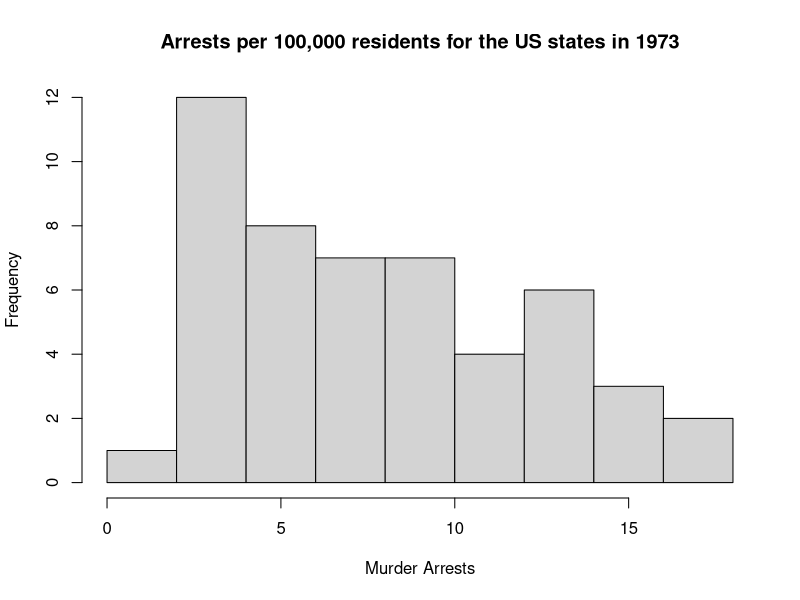
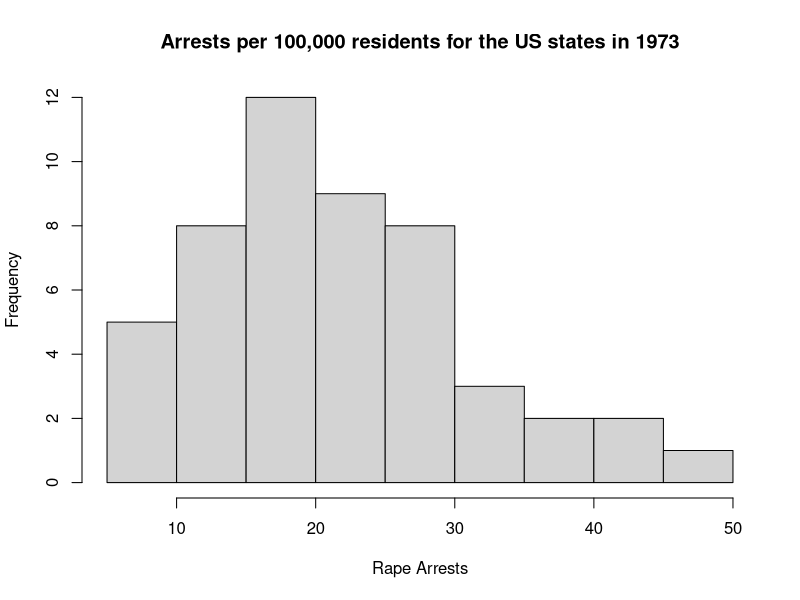
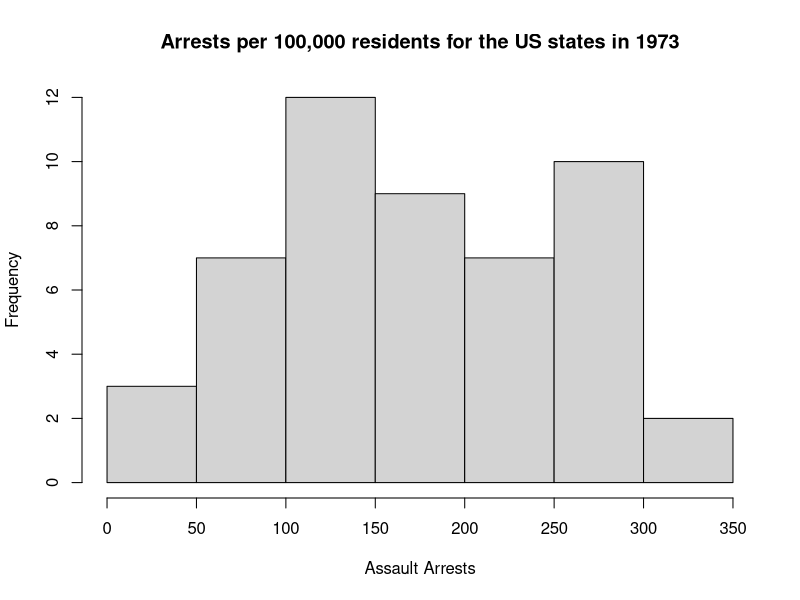
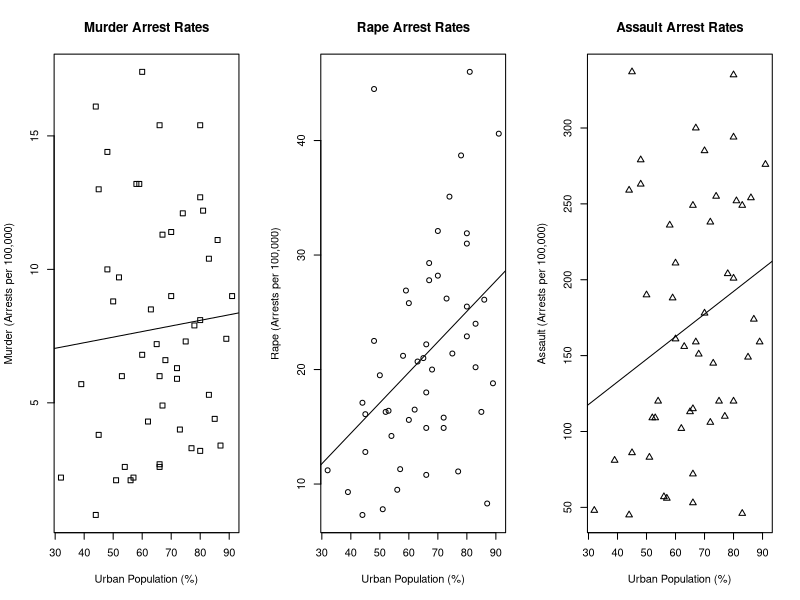
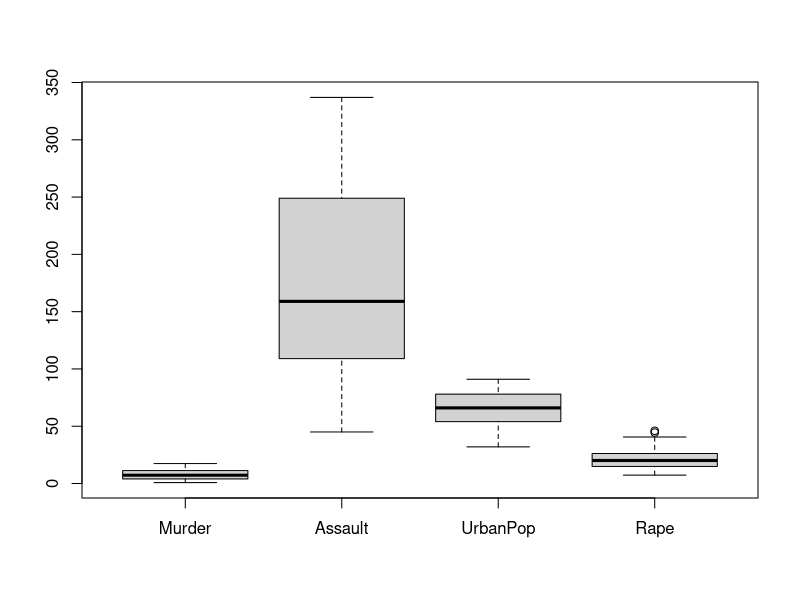
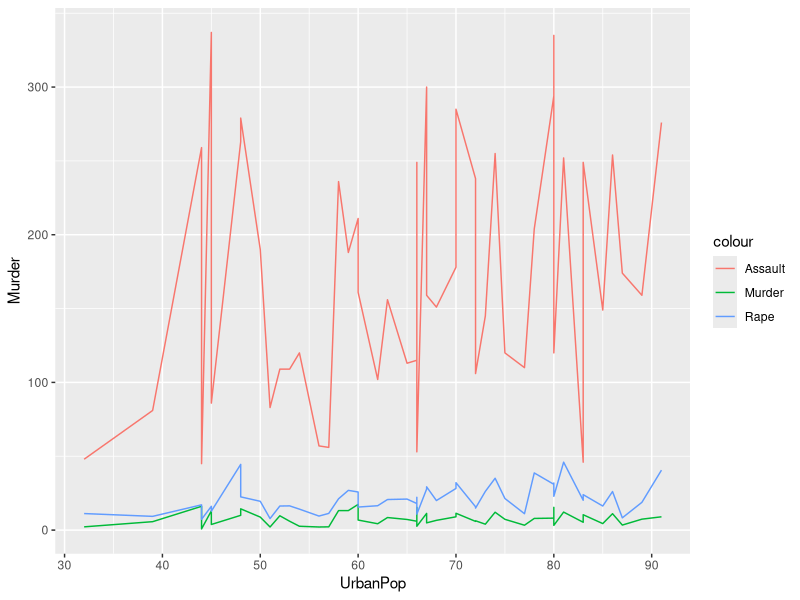
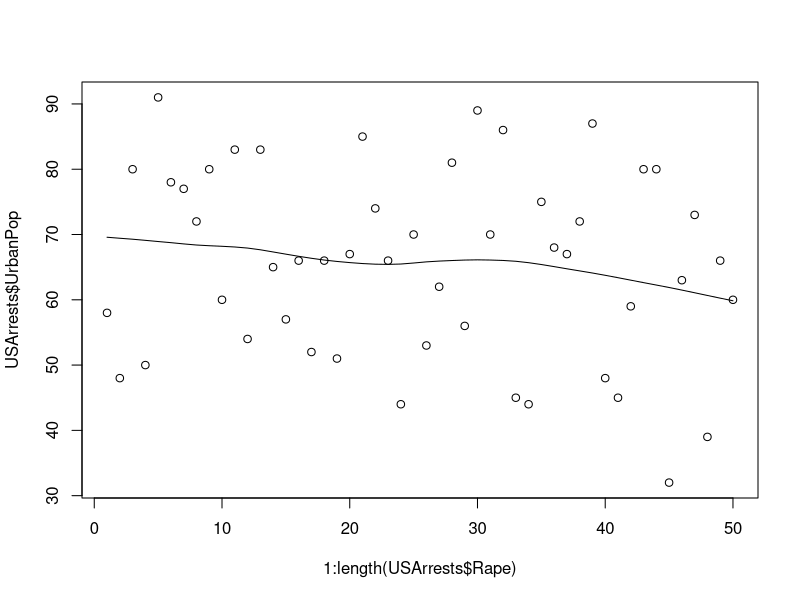

Generate these figures, in order, with R:
#get working directory
getwd

#list all files in working directory
list.files

#set working directory to "/"
setwd("/")
getwd ()

install.packages('dplyr')
library(dplyr)

#install for R Input/Output from online data source
install.packages('rio')
library(rio)

install.packages('ggplot2')
library(ggplot2)

#load data set library
library(MASS)


#use "USArrests" data set within R
data("USArrests")
?USArrests

#Show an overview of all the data in new data window
View(USArrests)
summary(USArrests)
names(USArrests)

#create variables
UrbanPop <- USArrests$UrbanPop
Murder <- USArrests$Murder
Assault <- USArrests$Assault
Rape <- USArrests$Rape

#create "functional mean" function - same as "mean" command
fun_mean <- function(x) {sum(x) / length(x)}
fun_mean(x = USArrests$Murder)
fun_mean(x = USArrests$Assault)
fun_mean(x = USArrests$UrbanPop)
fun_mean(x = USArrests$Rape)

#histogram and histogram with renames axes
hist(USArrests$Murder, main = 'Arrests per 100,000 residents for the US states in 1973', xlab = 'Murder Arrests')
hist(USArrests$Rape, main = 'Arrests per 100,000 residents for the US states in 1973', xlab = 'Rape Arrests')
hist(USArrests$Assault, main = 'Arrests per 100,000 residents for the US states in 1973', xlab = 'Assault Arrests')

#test for correlation between variables
cor.test(log(USArrests$UrbanPop), USArrests$Assault)
cor.test(log(USArrests$UrbanPop), USArrests$Rape)
cor.test(log(USArrests$UrbanPop), USArrests$Murder)



old.par <- par(mfrow=c(1, 3))
#plot of Urban Population vs. Murders
plot(x = USArrests$UrbanPop, y = USArrests$Murder,xlab = "Urban Population (%)", ylab = "Murder (Arrests per 100,000)", pch=0)
title("Murder Arrest Rates")
fit <- lm(USArrests$Murder ~ USArrests$UrbanPop)   # Murder 'as a linear function of' Urban Population
abline(fit)

#plot of Urban Population vs. Rapes
plot(x = USArrests$UrbanPop, y = USArrests$Rape,xlab = "Urban Population (%)", ylab = "Rape (Arrests per 100,000)", pch=1)
title("Rape Arrest Rates")
fit <- lm(USArrests$Rape ~ USArrests$UrbanPop)   # Rape 'as a linear function of' Urban Population
abline(fit)

#plot of Urban Population vs. Assault
plot(x = USArrests$UrbanPop, y = USArrests$Assault,xlab = "Urban Population (%)", ylab = "Assault (Arrests per 100,000)", pch=2)
title("Assault Arrest Rates")
fit <- lm(USArrests$Assault ~ USArrests$UrbanPop)   # Assault 'as a linear function of' Urban Population
abline(fit)
par(old.par)


par(mfrow=c(1, 1))
#create boxplot of US Arrest data
boxplot(USArrests)


ggplot(USArrests, aes(UrbanPop)) + geom_line(aes(y = Murder, colour = "Murder")) + geom_line(aes(y = Rape, colour = "Rape"))+ geom_line(aes(y = Assault, colour = "Assault"))

scatter.smooth(x=1:length(USArrests$Rape), y=USArrests$UrbanPop)

